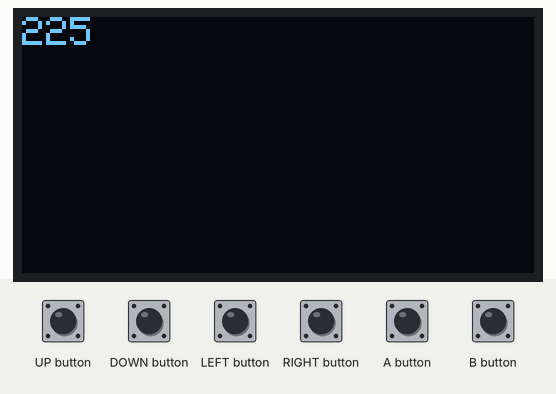
This sketch was run on a simulated Arduboy, built with avr-gcc and run on an emulated ATmega32U4. Parts: 128×64 one-colour display. The inputs (shaded band) are chosen by the test bench.

Above: at 1.2 s.
1.3 s: UP button pressed for 0.15 s
At 1.66 s:
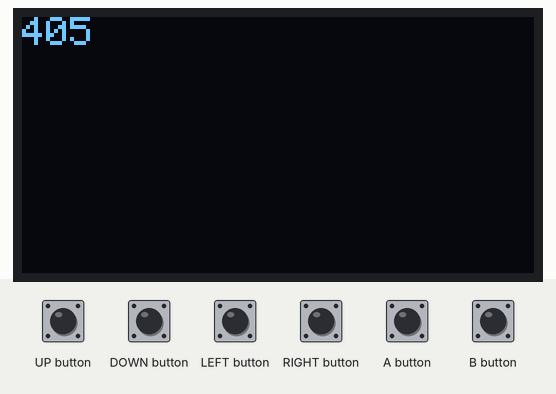
2.0 s: DOWN button pressed for 0.15 s
At 2.17 s:
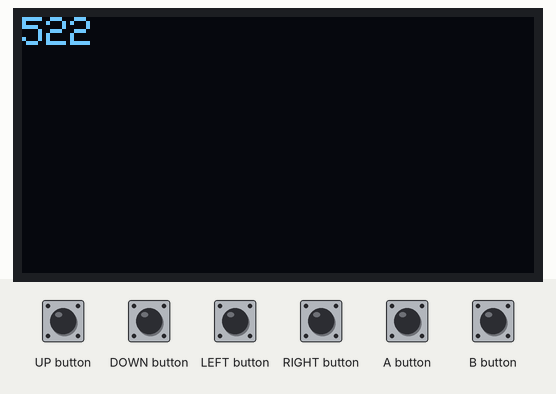
2.7 s: UP button pressed for 1 s
At 3.09 s:
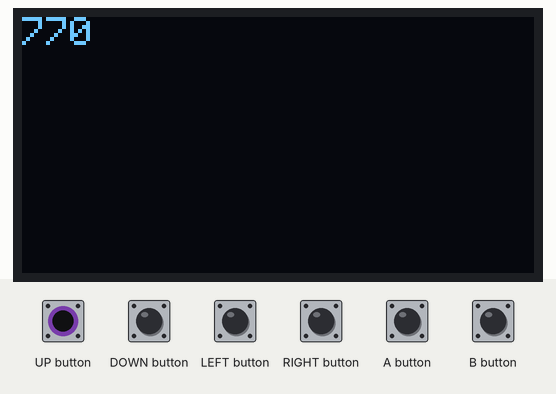
4.3 s: DOWN button pressed for 1 s
At 4.9 s:
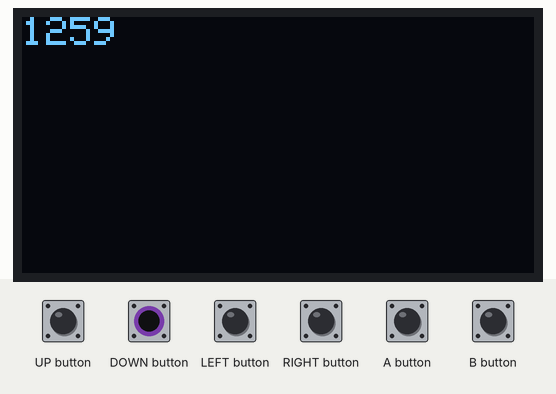
Timing chart, 0 to 6.9 s (numbered marks = the images above; inputs shaded):
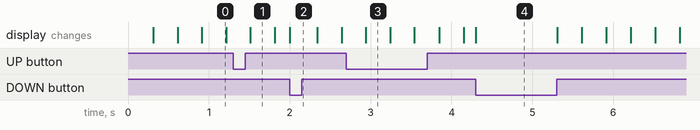

The sketch:

Counting2.ino
```cpp
//Jonathan Holmes (crait)
//October 18th, 2016
//Printing Text

//Include the Arduboy Library
#include <Arduboy2.h>
//Initialize the arduboy object
Arduboy2 arduboy;
//Initialize our counter variable
int counter;
//The setup() function runs once when you turn your Arduboy on
void setup() {
  //Start the Arduboy properly and display the Arduboy logo
  arduboy.begin();
  //Get rid of the Arduboy logo and clear the screen
  arduboy.clear();
  //Assign our counter variable to be equal to 0
  counter = 0;
}
//The loop() function repeats forever after setup() is done
void loop() {
  //Clear whatever is printed on the screen
  arduboy.clear();
  //Move the cursor back to the top-left of the screen
  arduboy.setCursor(0, 0);
  //Increase counter's value by 1
  if( arduboy.pressed(UP_BUTTON) ) {
    counter = counter + 1;
  }
  if( arduboy.pressed(DOWN_BUTTON) ) {
    counter = counter - 1;
  }
    if( counter == 42 ) {

    arduboy.setCursor(30, 30);
    arduboy.print("The answer to life");
  }
  counter = counter + 1;
  //Print out the value of counter
  arduboy.print(counter);
  //Refresh the screen to show whatever's printed to it
  arduboy.display();
}
```
